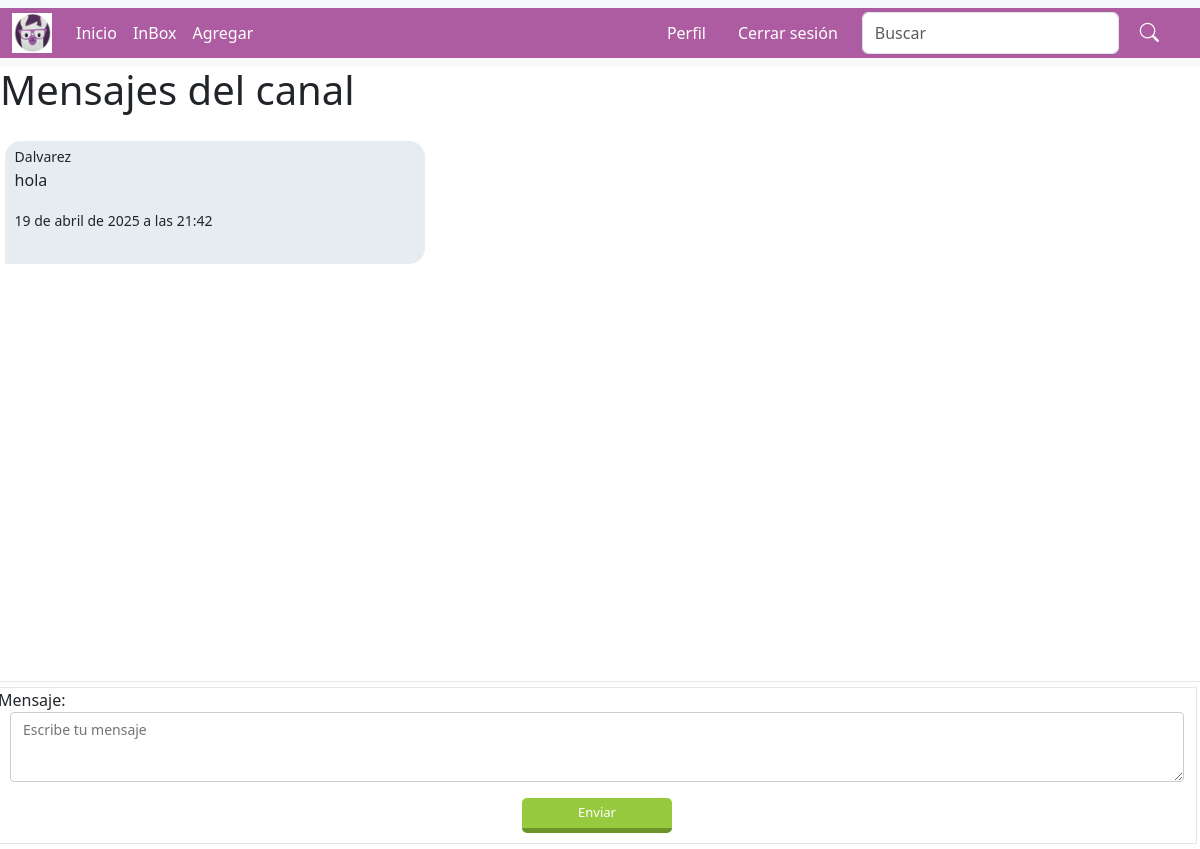
/canal/827958a1e265436da1cb2e4e8a0b6ffb (signed in), run on the app's committed database.
### Dm/models.py (models this page shows)
class ModelBase(models.Model):
    id = models.UUIDField(default=uuid.uuid4, primary_key=True, db_index=True, editable= False)
    tiempo = models.DateTimeField(auto_now_add=True)
    actualizar = models.DateTimeField(auto_now=True)
    class Meta:
        abstract = True

class CanalMensaje(ModelBase):
    canal = models.ForeignKey("Canal", on_delete=models.CASCADE)
    usuario= models.ForeignKey(User, on_delete=models.CASCADE)
    texto = models.TextField()

### Dm/views.py (the view)
class CanalDetailView(LoginRequiredMixin, CanalFormMixin, DetailView):
	template_name= 'index/canal_detail.html'
	queryset = Canal.objects.all()
	def get_context_data(self, *args, **kwargs):
		context = super().get_context_data(*args, **kwargs)
		obj = context['object']
		print(obj)
		context['si_canal_mienbro'] = self.request.user in obj.usuarios.all()
		return context

### Dm/forms.py
class FormMensajes(forms.Form):
    mensaje = forms.CharField(widget=forms.Textarea(attrs={
        "class": "formulario_ms",
        "placeholder": "Escribe tu mensaje"
    }))

### index/templates/index/canal_detail.html (shortened to what this page needs)
{% extends "index/base.html" %}
{% block body %}
    <h1>Mensajes del canal</h1>
    <div id="contenedor_ms">
        {% for mensaje in object.canalmensaje_set.all %}
            <div class="div_ms {% if request.user == mensaje.usuario %}mis_mensajes
            {% else %} tus_mensajes{% endif %}">
                <small>{{mensaje.usuario}}</small>
                <p>{{mensaje.texto}}</p>
                <small>{{mensaje.tiempo}}</small>
            </div>
        {% endfor %}
    </div>
    <div class="div_form_ms">
        <form id="form_submit" action="{{ request.path }}" method="POST">
            {{form.as_p}}
            <button type="submit" class="btn_enviar">
                Enviar
            </button>
        </form>
    </div>
{% endblock %}

### index/templates/index/canal_detail.html (style rules this page uses)
#contenedor_ms { width: 100%; height: calc(70vh); margin: 5px 0; overflow-y: auto; border-bottom: 1px solid #e6e6e6; background: #fff; }
.div_ms { margin: 1.2rem auto; width: 35%; padding: 0.2rem 0.6rem 02rem 0.6rem; }
.tus_mensajes { background: rgb(230, 236, 240); margin-left: 5px; border-bottom-right-radius: 16px; border-top-left-radius: 16px; border-top-right-radius: 16px; }
.div_form_ms { width: 100%; margin-top: 5px; margin-bottom: 5px; margin-left: -3px; border:1px solid #e6e6e6; }
#id_mensaje { display: block; padding: 6px 12px; margin-left: 1%; margin-right: 1%; width: 98%; min-width: 98%; max-width: 98%; height: 70px; min-height: 70px; max-height: 70px; box-sizing: border-box; font-size: 14px; color: #333; border:1px solid #ccc; border-radius: 4px; }
.btn_enviar { background: #98ca3f; color: #fff; padding: 5px 10px; border-radius: 5px; border:none; outline: none; border-bottom: 5px solid #6d932b; width: 150px; cursor: pointer; display: block; margin: 10px auto; font-size: 13px; transition: 0.3; }

### data on the page
CanalMensaje: usuario "Dalvarez", texto "hola", tiempo "19 de abril de 2025 a las 21:42"
